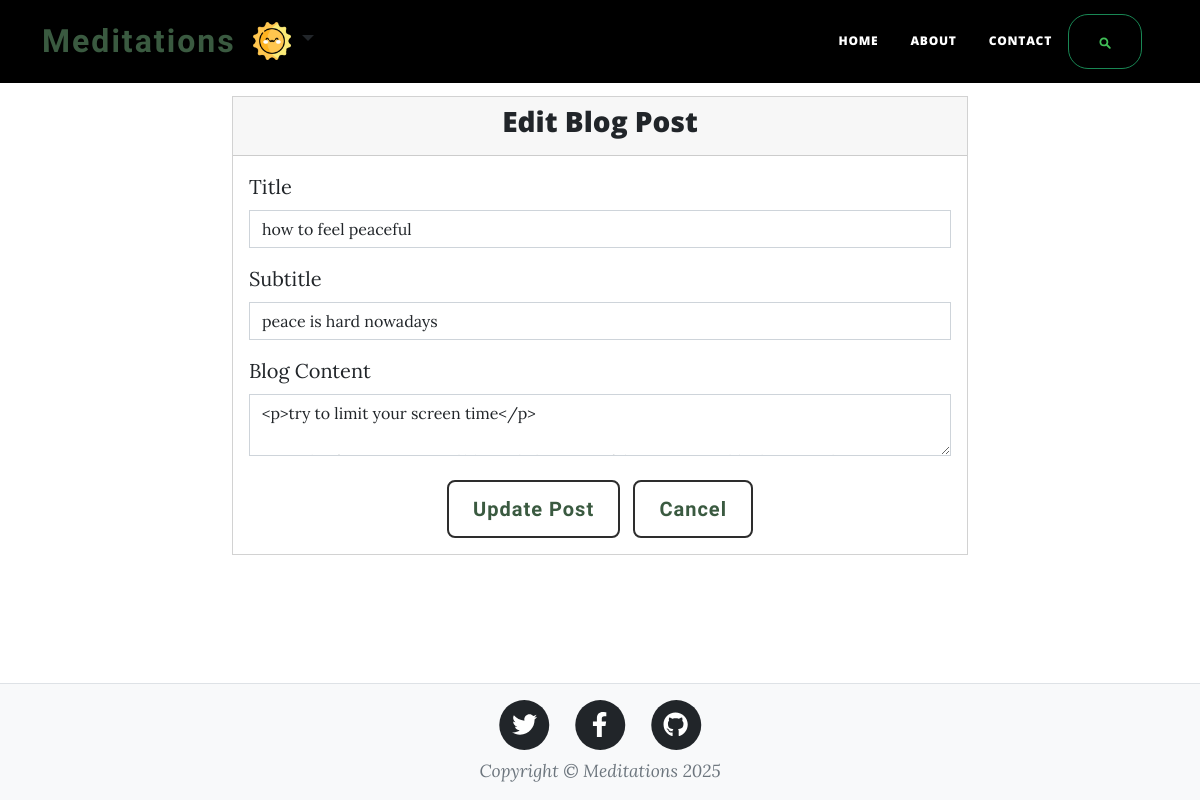
The page /edit_post/3 (signed in) on the database its author committed.
### server.py (models this page shows, shortened)
class User(UserMixin, db.Model):
    id: Mapped[int] = mapped_column(Integer, primary_key=True)
    email: Mapped[str] = mapped_column(String(100), unique=True)
    password: Mapped[str] = mapped_column(String(100))
    name: Mapped[str] = mapped_column(String(1000))
    role: Mapped[str] = mapped_column(String(20), default='regular', nullable=False)
    date_joined: Mapped[str] = mapped_column(String(100), default=None, nullable=True)
    profile_picture: Mapped[str] = mapped_column(String(100), default='default_profile.jpg', nullable=True)
    posts: Mapped[list['BlogPost']] = relationship(back_populates='author')
    comments: Mapped[list['Comment']] = relationship(back_populates='author')

class BlogPost(db.Model):
    id: Mapped[int] = mapped_column(Integer, primary_key=True)
    title: Mapped[str] = mapped_column(String(100), nullable=False)
    subtitle: Mapped[str] = mapped_column(String(100), nullable=False)
    body: Mapped[str] = mapped_column(String, nullable=False)
    author_id: Mapped[int] = mapped_column(ForeignKey("user.id"), nullable=True)  # Nullable for migration
    date: Mapped[str] = mapped_column(String(100), nullable=False)
    author: Mapped['User'] = relationship(back_populates='posts')
    comments: Mapped[list['Comment']] = relationship(back_populates='post', cascade='all, delete-orphan')

### server.py (the view, shortened to what this page needs)
@app.route('/edit_post/<int:id>', methods=['GET', 'POST'])
@admin_required
def edit_post(id):
    blog_post = BlogPost.query.get_or_404(id)
    form = BlogPostForm()
    if request.method == 'GET':
        form.title.data = blog_post.title
        form.subtitle.data = blog_post.subtitle
        form.blog_content.data = blog_post.body
    return render_template('blog_modal.html',
                         show_header=False,
                         year=get_current_year(),
                         form=form,
                         edit_mode=True,
                         post_id=id)

### server.py
class BlogPostForm(FlaskForm):
    title = StringField('Title', validators=[DataRequired()])
    subtitle = StringField('Subtitle', validators=[DataRequired()])
    blog_content = CKEditorField('Blog Content', validators=[DataRequired()])
    submit = SubmitField('Submit')

### server.py (called while the page is built)
@login_manager.user_loader
def load_user(user_id):
    return User.query.get(int(user_id))

def get_current_year():
    return date.today().year

@app.context_processor
def inject_current_year():
    return {'get_current_year': get_current_year}

def is_admin(user=None):
    if user is None:
        user = current_user
    return user.is_authenticated and user.role == 'admin'

def admin_required(f):
    @wraps(f)
    def decorated_function(*args, **kwargs):
        if not current_user.is_authenticated:
            return redirect(url_for('login'))
        if not is_admin():
            abort(403)
        return f(*args, **kwargs)
    return decorated_function

### templates/blog_modal.html (shortened to what this page needs)
{% extends "base.html" %}
{% from 'bootstrap4/form.html' import render_form %}
{% block content %}
<div class="container mt-10" style="margin-top: 6rem;">
    <div class="row justify-content-center">
        <div class="col-md-8">
            <div class="card">
                <div class="card-header">
                    <h3 class="text-center">
                        {% if edit_mode %}
                            Edit Blog Post
                        {% else %}
                            Add New Blog Post
                        {% endif %}
                    </h3>
                </div>
                <div class="card-body">
                    {% if edit_mode %}
                        <form method="POST" action="{{ url_for('edit_post', id=post_id) }}">
                    {% else %}
                        <form method="POST" action="{{ url_for('add_post') }}">
                    {% endif %}
                        <div class="mb-3">
                            {{ form.title.label(class="form-label") }}
                            {{ form.title(class="form-control") }}
                        </div>
                        <div class="mb-3">
                            {{ form.subtitle.label(class="form-label") }}
                            {{ form.subtitle(class="form-control") }}
                        </div>
                        <div class="mb-3">
                            {{ form.blog_content.label(class="form-label") }}
                            {{ form.blog_content(class="form-control") }}
                        </div>
                        <div class="text-center mt-4">
                            <button type="submit" class="btn-medieval-primary btn-lg">
                                {% if edit_mode %}
                                    Update Post
                                {% else %}
                                    Create Post
                                {% endif %}
                            </button>
                            <a href="{{ url_for('home') }}" class="btn-medieval-secondary btn-lg ms-2">Cancel</a>
                        </div>
                    </form>
                </div>
            </div>
        </div>
    </div>
</div>
{% endblock %}

### templates/header.html (shortened to what this page needs)
<!DOCTYPE html>
<html lang="en">
<head>
</head>
<body>
    <nav class="navbar navbar-expand-lg {% if show_header is not defined or show_header %}navbar-light{% else %}navbar-dark{% endif %}" id="mainNav">
        <div class="container">
            <a class="navbar-brand medieval-brand" href="{{ url_for('home') }}">Meditations</a>
            <div class="d-flex align-items-center">
                {% if current_user.is_authenticated %}
                <div class="dropdown me-3">
                    <a class="nav-link dropdown-toggle" href="#" role="button" id="profileDropdown" data-bs-toggle="dropdown" aria-expanded="false" style="border: none; padding: 0;">
                        <img src="{{ url_for('static', filename=current_user.profile_picture or 'default_profile.jpg') }}" alt="Profile" style="width: 40px; height: 40px; border-radius: 50%; object-fit: cover;">
                    </a>
                </div>
                {% endif %}
            </div>
            <div class="collapse navbar-collapse" id="navbarResponsive">
                <ul class="navbar-nav ms-auto py-4 py-lg-0">
                    <li class="nav-item"><a class="nav-link px-lg-3 py-3 py-lg-4" href="{{ url_for('home') }}">Home</a></li>
                    <li class="nav-item"><a class="nav-link px-lg-3 py-3 py-lg-4" href="{{ url_for('about') }}">About</a></li>
                    <li class="nav-item"><a class="nav-link px-lg-3 py-3 py-lg-4" href="{{ url_for('contact') }}">Contact</a></li>
                </ul>
                <div class="position-relative me-3" id="searchInputPrev">
                    <button class="btn btn-outline-success" type="submit"
                                style="border-radius: 20px; border: 1px solid #198754;" onclick="toggleSearchInput()">
                        </button>
                </div>
            </div>
        </div>
    </nav>
</body>
</html>

### templates/header.html (style rules this page uses)
@media (min-width: 992px) { #mainNav { background-color: #000 !important; background: #000 !important; } }

### rows shown on the page
User: profile_picture (picture)
BlogPost: title "how to feel peaceful", subtitle "peace is hard nowadays"

### other values the page prints
{{ get_current_year() }} "2025"
